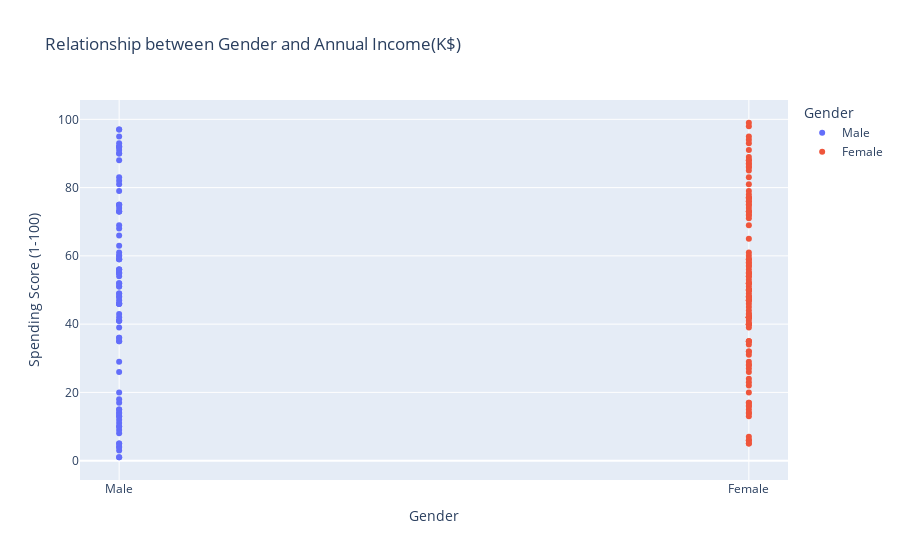

Here is the notebook cell this chart was saved with:
### Code cell
fig1 = px.scatter(data_frame=df, x='Gender', y = 'Spending Score (1-100)', title="Relationship between Gender and Annual Income(K$)", height=400, color='Gender')
fig1.show()

### Figure 1 — Plotly figure (JSON) as saved in the notebook; plotly's stock layout.template omitted (floating-point values rounded to 4 significant figures)
{"data": [{"hovertemplate": "Gender=%{x}<br>Spending Score (1-100)=%{y}<extra></extra>", "legendgroup": "Male", "marker": {"color": "#636efa", "symbol": "circle"}, "mode": "markers", "name": "Male", "orientation": "v", "showlegend": true, "type": "scatter", "x": ["Male", "Male", "Male", "Male", "Male", "Male", "Male", "Male", "Male", "Male", "Male", "Male", "Male", "Male", "Male", "Male", "Male", "Male", "Male", "Male", "Male", "Male", "Male", "Male", "Male", "Male", "Male", "Male", "Male", "Male", "Male", "Male", "Male", "Male", "Male", "Male", "Male", "Male", "Male", "Male", "Male", "Male", "Male", "Male", "Male", "Male", "Male", "Male", "Male", "Male", "Male", "Male", "Male", "Male", "Male", "Male", "Male", "Male", "Male", "Male", "Male", "Male", "Male", "Male", "Male", "Male", "Male", "Male", "Male", "Male", "Male", "Male", "Male", "Male", "Male", "Male", "Male", "Male", "Male", "Male", "Male", "Male", "Male", "Male", "Male", "Male", "Male", "Male"], "xaxis": "x", "y": [39, 81, 3, 14, 13, 79, 66, 29, 35, 73, 73, 82, 61, 4, 4, 92, 92, 36, 60, 60, 41, 46, 46, 56, 55, 51, 59, 59, 55, 47, 54, 48, 51, 55, 41, 46, 41, 49, 52, 42, 49, 59, 55, 56, 46, 43, 48, 52, 46, 56, 91, 35, 95, 11, 75, 9, 75, 5, 73, 10, 93, 12, 97, 36, 90, 17, 88, 1, 1, 5, 26, 20, 63, 13, 75, 10, 92, 15, 69, 14, 90, 15, 97, 68, 8, 74, 18, 83], "yaxis": "y"}, {"hovertemplate": "Gender=%{x}<br>Spending Score (1-100)=%{y}<extra></extra>", "legendgroup": "Female", "marker": {"color": "#EF553B", "symbol": "circle"}, "mode": "markers", "name": "Female", "orientation": "v", "showlegend": true, "type": "scatter", "x": ["Female", "Female", "Female", "Female", "Female", "Female", "Female", "Female", "Female", "Female", "Female", "Female", "Female", "Female", "Female", "Female", "Female", "Female", "Female", "Female", "Female", "Female", "Female", "Female", "Female", "Female", "Female", "Female", "Female", "Female", "Female", "Female", "Female", "Female", "Female", "Female", "Female", "Female", "Female", "Female", "Female", "Female", "Female", "Female", "Female", "Female", "Female", "Female", "Female", "Female", "Female", "Female", "Female", "Female", "Female", "Female", "Female", "Female", "Female", "Female", "Female", "Female", "Female", "Female", "Female", "Female", "Female", "Female", "Female", "Female", "Female", "Female", "Female", "Female", "Female", "Female", "Female", "Female", "Female", "Female", "Female", "Female", "Female", "Female", "Female", "Female", "Female", "Female", "Female", "Female", "Female", "Female", "Female", "Female", "Female", "Female", "Female", "Female", "Female", "Female", "Female", "Female", "Female", "Female", "Female", "Female", "Female", "Female", "Female", "Female", "Female", "Female"], "xaxis": "x", "y": [6, 77, 40, 76, 6, 94, 72, 99, 15, 77, 35, 98, 5, 14, 32, 31, 87, 73, 14, 81, 17, 73, 26, 75, 35, 61, 28, 65, 55, 47, 42, 42, 52, 54, 45, 50, 51, 52, 59, 50, 48, 47, 42, 49, 56, 53, 52, 42, 44, 57, 58, 55, 60, 46, 55, 40, 42, 47, 50, 41, 48, 42, 50, 54, 42, 48, 50, 43, 59, 43, 57, 40, 58, 29, 77, 34, 71, 88, 7, 72, 5, 40, 87, 74, 22, 20, 76, 16, 89, 78, 73, 35, 83, 93, 75, 95, 27, 13, 86, 32, 86, 88, 39, 24, 17, 85, 23, 69, 91, 16, 79, 28], "yaxis": "y"}], "layout": {"autosize": true, "legend": {"title": {"text": "Gender"}, "tracegroupgap": 0}, "title": {"text": "Relationship between Gender and Annual Income(K$)"}, "xaxis": {"anchor": "y", "autorange": true, "categoryarray": ["Male", "Female"], "categoryorder": "array", "domain": [0, 1], "range": [-0.06074, 1.061], "title": {"text": "Gender"}, "type": "category"}, "yaxis": {"anchor": "x", "autorange": true, "domain": [0, 1], "range": [-6.588, 106.6], "title": {"text": "Spending Score (1-100)"}, "type": "linear"}}}
